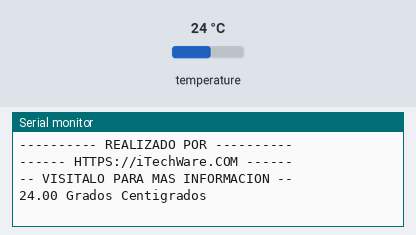
A sketch run on a simulated Arduino Uno, built with avr-gcc and run on an emulated ATmega328P. On the bench: the last lines printed to the serial monitor. Inputs (shaded band) come from the test bench; at power-on: temperature 24 °C.

Above: at 2.7 s.
2.8 s: temperature set to 12 °C
At 4.7 s:
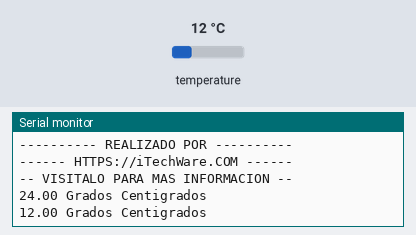
5.3 s: temperature set to 19 °C
At 7.2 s:
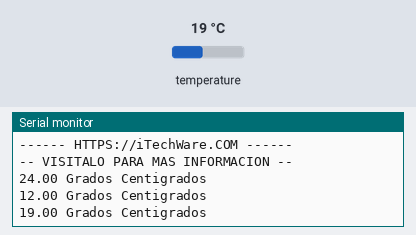
Timing chart, 0 to 8.7 s (numbered marks = the images above; inputs shaded):
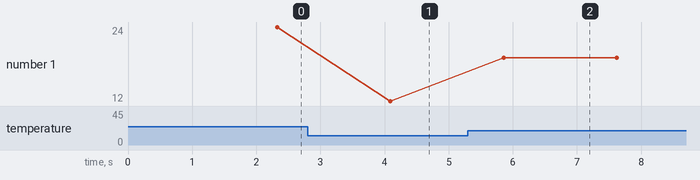

Measured:
- after the input at 2.8 s, the serial monitor: prints a new line after 1.3 s (image 1)
- after the input at 5.3 s, the serial monitor: prints a new line after 0.56 s (image 2)
- plotted number 1: 24 → 12 after the input at 2.8 s, 12 → 19 after the input at 5.3 s

The sketch:

t1.ino
```cpp
#include <DallasTemperature.h>
#include <OneWire.h>


#define DATO 6

OneWire ourWire (DATO);
DallasTemperature sensors (&ourWire);

void setup (){
  Serial.begin (9600);
  Serial.println ("---------- REALIZADO POR ----------");
  Serial.println ("------ HTTPS://iTechWare.COM ------");
  Serial.println ("-- VISITALO PARA MAS INFORMACION --");
  delay (1500);
  sensors.begin ();
}

void loop (){
  sensors.requestTemperatures ();
  Serial.print (sensors.getTempCByIndex (0));
  Serial.println (" Grados Centigrados");
////////////////////////////////////////////////
//Recomiendo ver el tutorial para que veas como usar este codigo.
////////////////////////////////////////////////
  delay (1000);
}
```
